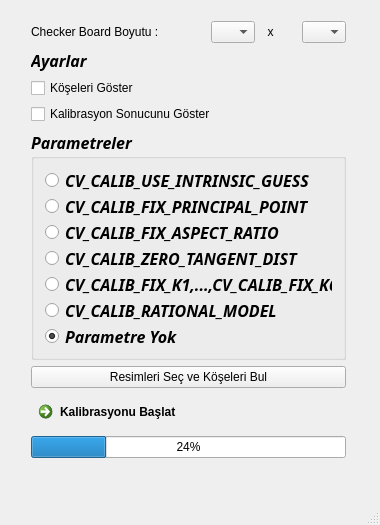
<?xml version="1.0" encoding="UTF-8"?>
<ui version="4.0">
 <class>MainWindow</class>
 <widget class="QMainWindow" name="MainWindow">
  <property name="geometry">
   <rect>
    <x>0</x>
    <y>0</y>
    <width>380</width>
    <height>525</height>
   </rect>
  </property>
  <property name="windowTitle">
   <string>Kamera Kalibrasyonu</string>
  </property>
  <widget class="QWidget" name="centralWidget">
   <widget class="QWidget" name="layoutWidget">
    <property name="geometry">
     <rect>
      <x>20</x>
      <y>10</y>
      <width>337</width>
      <height>459</height>
     </rect>
    </property>
    <layout class="QVBoxLayout" name="verticalLayout_4">
     <item>
      <layout class="QHBoxLayout" name="horizontalLayout_2">
       <item>
        <widget class="QLabel" name="label_2">
         <property name="text">
          <string>Checker Board Boyutu :              </string>
         </property>
        </widget>
       </item>
       <item>
        <layout class="QHBoxLayout" name="horizontalLayout">
         <item>
          <widget class="QComboBox" name="BoardSize_Height">
           <item>
            <property name="text">
             <string/>
            </property>
           </item>
           <item>
            <property name="text">
             <string>1</string>
            </property>
           </item>
           <item>
            <property name="text">
             <string>2</string>
            </property>
           </item>
           <item>
            <property name="text">
             <string>3</string>
            </property>
           </item>
           <item>
            <property name="text">
             <string>4</string>
            </property>
           </item>
           <item>
            <property name="text">
             <string>5</string>
            </property>
           </item>
           <item>
            <property name="text">
             <string>6</string>
            </property>
           </item>
           <item>
            <property name="text">
             <string>7</string>
            </property>
           </item>
           <item>
            <property name="text">
             <string>8</string>
            </property>
           </item>
           <item>
            <property name="text">
             <string>9</string>
            </property>
           </item>
           <item>
            <property name="text">
             <string>10</string>
            </property>
           </item>
          </widget>
         </item>
         <item>
          <widget class="QLabel" name="label">
           <property name="text">
            <string>  x</string>
           </property>
          </widget>
         </item>
         <item>
          <widget class="QComboBox" name="BoardSize_Width">
           <item>
            <property name="text">
             <string/>
            </property>
           </item>
           <item>
            <property name="text">
             <string>1</string>
            </property>
           </item>
           <item>
            <property name="text">
             <string>2</string>
            </property>
           </item>
           <item>
            <property name="text">
             <string>3</string>
            </property>
           </item>
           <item>
            <property name="text">
             <string>4</string>
            </property>
           </item>
           <item>
            <property name="text">
             <string>5</string>
            </property>
           </item>
           <item>
            <property name="text">
             <string>6</string>
            </property>
           </item>
           <item>
            <property name="text">
             <string>7</string>
            </property>
           </item>
           <item>
            <property name="text">
             <string>8</string>
            </property>
           </item>
           <item>
            <property name="text">
             <string>9</string>
            </property>
           </item>
           <item>
            <property name="text">
             <string>10</string>
            </property>
           </item>
          </widget>
         </item>
        </layout>
       </item>
      </layout>
     </item>
     <item>
      <layout class="QVBoxLayout" name="verticalLayout_2">
       <item>
        <widget class="QLabel" name="label_3">
         <property name="font">
          <font>
           <family>Ubuntu Mono</family>
           <pointsize>12</pointsize>
           <weight>75</weight>
           <italic>true</italic>
           <bold>true</bold>
          </font>
         </property>
         <property name="text">
          <string>Ayarlar</string>
         </property>
        </widget>
       </item>
       <item>
        <widget class="QCheckBox" name="koseleriGosterr">
         <property name="text">
          <string>Köşeleri Göster</string>
         </property>
        </widget>
       </item>
       <item>
        <widget class="QCheckBox" name="sonucuGoster">
         <property name="text">
          <string>Kalibrasyon Sonucunu Göster</string>
         </property>
        </widget>
       </item>
      </layout>
     </item>
     <item>
      <layout class="QVBoxLayout" name="verticalLayout">
       <item>
        <widget class="QGroupBox" name="groupBox">
         <property name="font">
          <font>
           <family>Ubuntu Mono</family>
           <pointsize>12</pointsize>
           <weight>75</weight>
           <italic>true</italic>
           <bold>true</bold>
          </font>
         </property>
         <property name="title">
          <string>Parametreler</string>
         </property>
         <layout class="QHBoxLayout" name="horizontalLayout_3">
          <item>
           <layout class="QVBoxLayout" name="verticalLayout_5">
            <item>
             <widget class="QRadioButton" name="CALIB_USE_INTRINSIC_GUESS">
              <property name="text">
               <string>CV_CALIB_USE_INTRINSIC_GUESS</string>
              </property>
             </widget>
            </item>
            <item>
             <widget class="QRadioButton" name="CALIB_FIX_PRINCIPAL_POINT">
              <property name="text">
               <string>CV_CALIB_FIX_PRINCIPAL_POINT</string>
              </property>
             </widget>
            </item>
            <item>
             <widget class="QRadioButton" name="CALIB_FIX_ASPECT_RATIO">
              <property name="text">
               <string>CV_CALIB_FIX_ASPECT_RATIO</string>
              </property>
             </widget>
            </item>
            <item>
             <widget class="QRadioButton" name="CALIB_ZERO_TANGENT_DIST">
              <property name="text">
               <string>CV_CALIB_ZERO_TANGENT_DIST</string>
              </property>
             </widget>
            </item>
            <item>
             <widget class="QRadioButton" name="radioButton_2">
              <property name="text">
               <string>CV_CALIB_FIX_K1,...,CV_CALIB_FIX_K6</string>
              </property>
             </widget>
            </item>
            <item>
             <widget class="QRadioButton" name="CALIB_RATIONAL_MODEL">
              <property name="text">
               <string>CV_CALIB_RATIONAL_MODEL</string>
              </property>
             </widget>
            </item>
            <item>
             <widget class="QRadioButton" name="radioButton">
              <property name="font">
               <font>
                <family>Ubuntu Mono</family>
                <pointsize>12</pointsize>
                <weight>75</weight>
                <italic>true</italic>
                <bold>true</bold>
               </font>
              </property>
              <property name="text">
               <string>Parametre Yok</string>
              </property>
              <property name="checked">
               <bool>true</bool>
              </property>
             </widget>
            </item>
           </layout>
          </item>
         </layout>
        </widget>
       </item>
       <item>
        <widget class="QPushButton" name="selectImages">
         <property name="text">
          <string>Resimleri Seç ve Köşeleri Bul</string>
         </property>
        </widget>
       </item>
      </layout>
     </item>
     <item>
      <layout class="QVBoxLayout" name="verticalLayout_3">
       <item>
        <widget class="QCommandLinkButton" name="startCalibration">
         <property name="enabled">
          <bool>true</bool>
         </property>
         <property name="palette">
          <palette>
           <active>
            <colorrole role="Button">
             <brush brushstyle="SolidPattern">
              <color alpha="255">
               <red>0</red>
               <green>152</green>
               <blue>0</blue>
              </color>
             </brush>
            </colorrole>
           </active>
           <inactive>
            <colorrole role="Button">
             <brush brushstyle="SolidPattern">
              <color alpha="255">
               <red>138</red>
               <green>226</green>
               <blue>52</blue>
              </color>
             </brush>
            </colorrole>
           </inactive>
           <disabled>
            <colorrole role="Button">
             <brush brushstyle="SolidPattern">
              <color alpha="255">
               <red>138</red>
               <green>226</green>
               <blue>52</blue>
              </color>
             </brush>
            </colorrole>
           </disabled>
          </palette>
         </property>
         <property name="text">
          <string>Kalibrasyonu Başlat</string>
         </property>
         <property name="checkable">
          <bool>false</bool>
         </property>
        </widget>
       </item>
       <item>
        <widget class="QProgressBar" name="progressBar">
         <property name="value">
          <number>24</number>
         </property>
        </widget>
       </item>
      </layout>
     </item>
    </layout>
   </widget>
  </widget>
  <widget class="QMenuBar" name="menuBar">
   <property name="geometry">
    <rect>
     <x>0</x>
     <y>0</y>
     <width>380</width>
     <height>22</height>
    </rect>
   </property>
  </widget>
  <widget class="QStatusBar" name="statusBar"/>
 </widget>
 <layoutdefault spacing="6" margin="11"/>
 <resources/>
 <connections/>
</ui>
